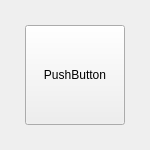
<?xml version="1.0" encoding="UTF-8"?>
<ui version="4.0">
 <class>Form</class>
 <widget class="QWidget" name="Form">
  <property name="geometry">
   <rect>
    <x>0</x>
    <y>0</y>
    <width>150</width>
    <height>150</height>
   </rect>
  </property>
  <property name="windowTitle">
   <string>Form</string>
  </property>
  <widget class="QPushButton" name="pushButton">
   <property name="geometry">
    <rect>
     <x>25</x>
     <y>25</y>
     <width>100</width>
     <height>100</height>
    </rect>
   </property>
   <property name="text">
    <string>PushButton</string>
   </property>
  </widget>
 </widget>
 <resources/>
 <connections/>
</ui>
